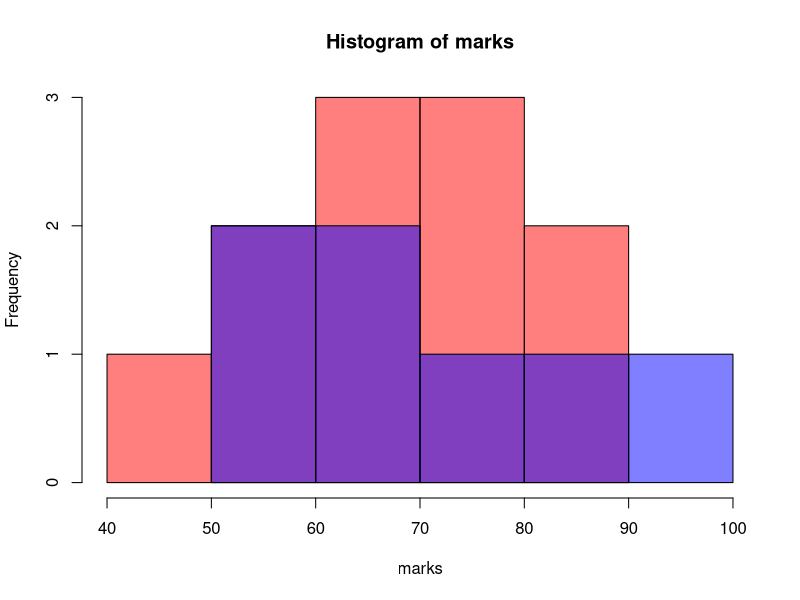

Here is the R script that generated this plot:
marks <- c(45,55,65,60,62,70,72,75,80,85,90)
hist(marks,
     col=rgb(1,0,0,0.5),
     xlim=c(40,100)
     )
hist(c(50,60,65,70,78,84,97),
     col=rgb(0,0,1,0.5),
     add=TRUE
     )
